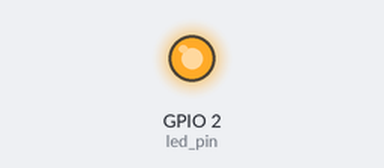
Simulated run of this sketch. Board: ESP32. Parts: output pins drawn as LEDs (lit = HIGH). Pins used as bus, display or sensor lines are not drawn; what the sketch prints to the serial monitor is not drawn.

Above: at 0.1 s.
Timing chart, 0 to 1.6 s (numbered marks = the images above):
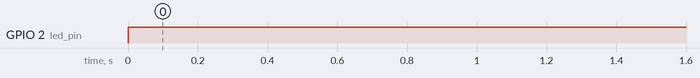

Measured:
- by itself, GPIO 2 (led_pin): LOW → HIGH at 0.00 s

The sketch:

main.ino
```cpp
#include <Arduino.h>
#include <SPI.h>
#include "sdkconfig.h"
#include <MagAlpha.h>
#include <Haptic_DRV2605.h>

extern "C" {
    void app_main(void);
}

#define ARDUINO 1000
#define SPI_SCLK_FREQUENCY  10000000      //SPI SCLK Clock frequency in Hz
#define SPI_CS_PIN          5             //SPI CS pin

MagAlpha magAlpha;

// keeps track of what state the encoder is in
enum ENCODER_STATE {
    ENC_IDLE = 0,
    ENC_REQUESTING = 1,
    ENC_READING = 2
};

enum ENCODER_STATE encoder_state;
byte reading1 = 0;
byte reading2 = 0;
bool enc_clk = 0;           // encoder SPI interface clock value
int encoder_read_count = 0; // counts which bit of the encoder SPI message we are reading
int16_t encoder_angle = 0;  // 16 bit encoder angle reading

int led_pin = 2;            // blue LED on board near USB port
int encoder_cs_pin   = 5;   // chip select pin for the rotary encoder SPI interface
int encoder_miso_pin = 19;  // endocer ouput, controller input pin for encoder SPI interface
int encoder_mosi_pin = 23;  // controller ouput, encoder input pin for encoder SPI interface
int encoder_clk_pin  = 18;  // clock signal pin for encoder SPI interface
int encoder_mgh_pin  = 17;  // encoder pin high if magnetic field is too high (also available through spi interface)
int encoder_mgl_pin  = 16;  // encoder pin high if magnetic field is too low (also available through spi interface)

void app_main(void) {
  // we are bitbanging SPI instead of using the library
  // SPI.begin();                // initialize the SPI library
  Serial.begin(115200);
  Serial.println("Test");
  Serial.println("[SETUP] beginning setup");

  pinMode(led_pin, OUTPUT);
  pinMode(encoder_cs_pin, OUTPUT);
  pinMode(encoder_miso_pin, INPUT);
  pinMode(encoder_mosi_pin, OUTPUT);
  pinMode(encoder_clk_pin, OUTPUT);
  pinMode(encoder_mgh_pin, INPUT);
  pinMode(encoder_mgl_pin, INPUT);

  encoder_state = ENC_IDLE;

  Serial.print("MOSI: ");
  Serial.println(MOSI);
  Serial.print("MISO: ");
  Serial.println(MISO);
  Serial.print("SCK: ");
  Serial.println(SCK);
  Serial.print("SS: ");
  Serial.println(SS);


  magAlpha.begin(SPI_SCLK_FREQUENCY, MA_SPI_MODE_3, SPI_CS_PIN);

  while(1) {
    // set programmable LED on

    // -- READ ENCODER --
    // - When encoder chip select (CS) pin is pulled low, the encoder takes an angle reading
    // and begins to send the value on the next clock cycle.
    // - The encoder will send 16 bits of angle reading, however, if angle readings are required
    // with higher frequency, can just read the first few bits (MSB first) and get a lower
    // fidelity reading. Then, by pulling CS low again, the encoder will take another reader.

    digitalWrite(led_pin, HIGH);

    double angle;
    //Read the angle
    angle = magAlpha.readAngle();
    // Serial.print(angle, 3);
    // Serial.println();
    //Wait before the next angle measurement (not needed by the sensor, only targeted to make the output easier to read)
    delay(25);
  }
}
```
